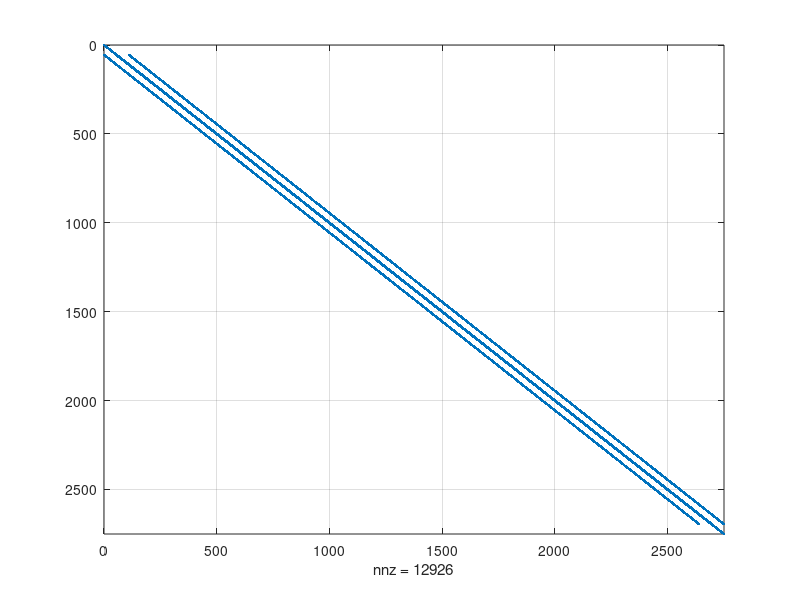
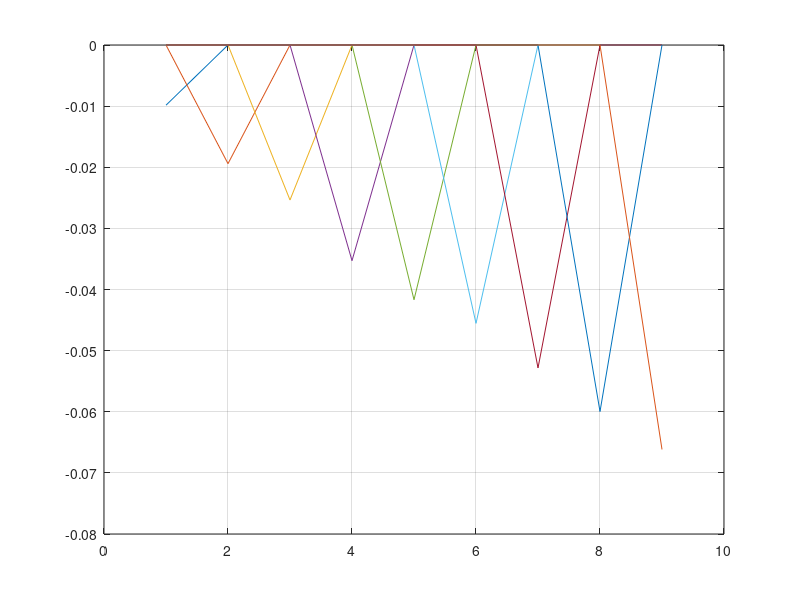
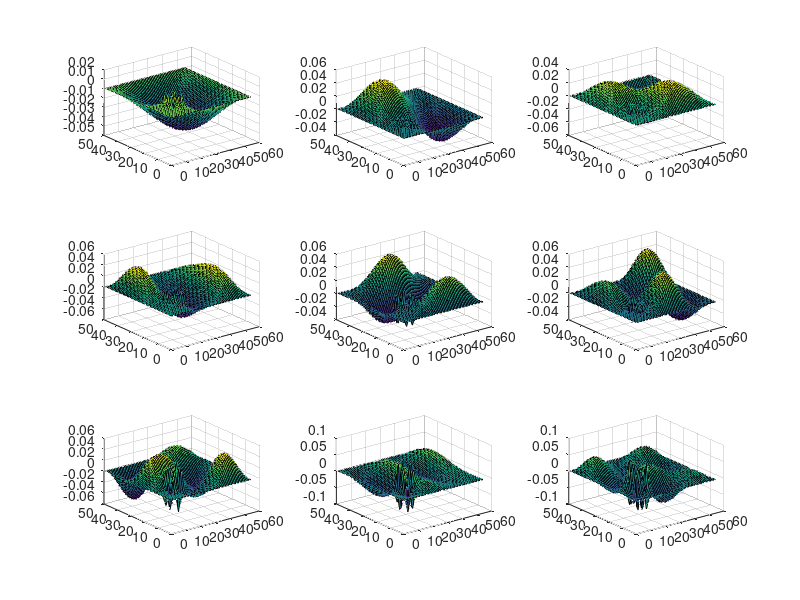

Reproduce these figures in MATLAB, in order.
% i
nx = 50;
ny = 55;
G = sparse(nx*ny,nx*ny); 

% ii
for i = 1:nx
   for j = 1:ny 
        n = j + (i-1)*ny;
        if i == 1
            G(n,n) = 1;
        elseif i == nx
            G(n,n) = 1;
        elseif j == 1
            G(n,n) = 1;
        elseif j == ny 
            G(n,n) = 1;
        else
            nxm = j + (i-2)*ny;
            nxp = j + (i)*ny;
            nyp = (j+1) + (i-1)*ny;
            nym = (j-1) + (i-1)*ny;
            
            G(n,nxm) = 1;
            G(n,nxp) = 1;
            G(n,nyp) = 1;
            G(n,nym) = 1;
            if i<20 && i>10 && j<20 && j>10
                G(n,n) = -2;
            else
                G(n,n) = -4;
            end
       end
   end
end

figure (1)  % iv
spy(G);
grid on;

[E,D] = eigs(G,9,'SM');   % v

figure (2)      % vi
plot (D);
grid on;

% vii
for i = 1:nx
    for j = 1:ny
        n = j + (i - 1) * ny;

        Emap1(i, j) = E(n,1);
        Emap2(i, j) = E(n,2);
        Emap3(i, j) = E(n,3);
        Emap4(i, j) = E(n,4);
        Emap5(i, j) = E(n,5);
        Emap6(i, j) = E(n,6);
        Emap7(i, j) = E(n,7);
        Emap8(i, j) = E(n,8);
        Emap9(i, j) = E(n,9);
    end
end

figure (3)
subplot(3,3,1),surf(Emap1);
subplot(3,3,2),surf(Emap2);
subplot(3,3,3),surf(Emap3);
subplot(3,3,4),surf(Emap4);
subplot(3,3,5),surf(Emap5);
subplot(3,3,6),surf(Emap6);
subplot(3,3,7),surf(Emap7);
subplot(3,3,8),surf(Emap8);
subplot(3,3,9),surf(Emap9);
grid on;
